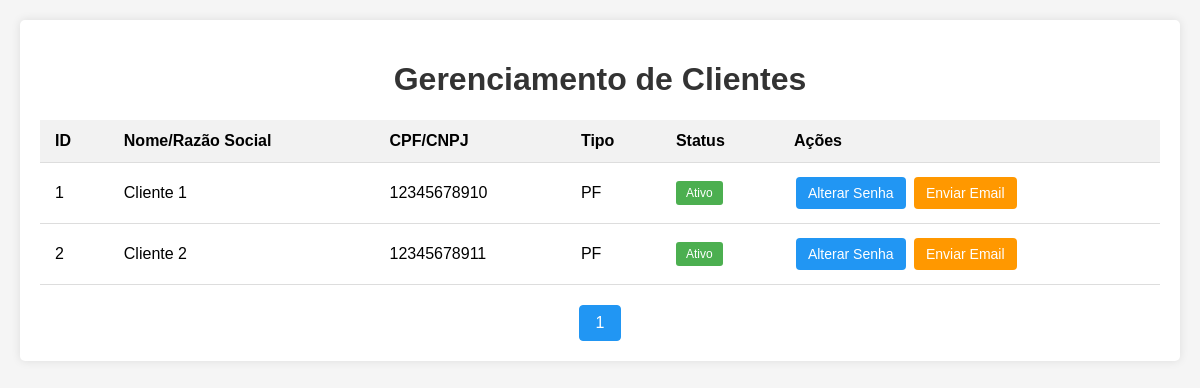
The app's page /admin/validar-cadastro.php with its own data.
### tables this page shows
CREATE TABLE IF NOT EXISTS `db_cliente` (
  `id` int NOT NULL AUTO_INCREMENT,
  `tipo` enum('PF','PJ') NOT NULL,
  `cpf_cnpj` varchar(20) NOT NULL,
  `nome_razao_social` varchar(100) NOT NULL,
  `nome_fantasia` varchar(100) DEFAULT NULL,
  `data_nascimento` date DEFAULT NULL,
  `telefone` varchar(20) DEFAULT NULL,
  `email` varchar(100) DEFAULT NULL,
  `endereco` varchar(200) DEFAULT NULL,
  `numero` varchar(10) DEFAULT NULL,
  `complemento` varchar(50) DEFAULT NULL,
  `bairro` varchar(50) DEFAULT NULL,
  `cidade` varchar(50) DEFAULT NULL,
  `estado` char(2) DEFAULT NULL,
  `cep` varchar(10) DEFAULT NULL,
  `responsavel` varchar(100) NOT NULL,
  `data_cadastro` timestamp NULL DEFAULT CURRENT_TIMESTAMP,
  PRIMARY KEY (`id`),
  UNIQUE KEY `cpf_cnpj` (`cpf_cnpj`)
);

### admin/validar-cadastro.php (the view, shortened to what this page needs)
<?php
$host = 'localhost';
$dbname = 'construtora';
$username = 'admin';
$password = 'admin';
try {
    $pdo = new PDO("mysql:host=$host;dbname=$dbname;charset=utf8", $username, $password);
    $pdo->setAttribute(PDO::ATTR_ERRMODE, PDO::ERRMODE_EXCEPTION);
} catch (PDOException $e) {
    die("Erro na conexão: " . $e->getMessage());
}
$pagina_atual = isset($_GET['pagina']) ? (int)$_GET['pagina'] : 1;
$registros_por_pagina = 10;
$offset = ($pagina_atual - 1) * $registros_por_pagina;
$total_clientes = $pdo->query("SELECT COUNT(*) FROM db_cliente")->fetchColumn();
$total_paginas = ceil($total_clientes / $registros_por_pagina);
try {
    $stmt = $pdo->prepare("SELECT c.*, u.id as usuario_id FROM db_cliente c
                         LEFT JOIN db_usuarios u ON c.id = u.cliente_id
                         ORDER BY c.nome_razao_social
                         LIMIT ? OFFSET ?");
    $stmt->bindValue(1, $registros_por_pagina, PDO::PARAM_INT);
    $stmt->bindValue(2, $offset, PDO::PARAM_INT);
    $stmt->execute();
    $clientes = $stmt->fetchAll(PDO::FETCH_ASSOC);
} catch (PDOException $e) {
    die("Erro ao buscar clientes: " . $e->getMessage());
}
?>
<!DOCTYPE html>
<html lang="pt-BR">
<head>
</head>
<body>
    <div class="container">
        <h1>Gerenciamento de Clientes</h1>
        <table>
            <thead>
                <tr>
                    <th>ID</th>
                    <th>Nome/Razão Social</th>
                    <th>CPF/CNPJ</th>
                    <th>Tipo</th>
                    <th>Status</th>
                    <th>Ações</th>
                </tr>
            </thead>
            <tbody>
                <?php foreach ($clientes as $cliente): ?>
                <tr>
                    <td><?php echo htmlspecialchars($cliente['id']); ?></td>
                    <td><?php echo htmlspecialchars($cliente['nome_razao_social']); ?></td>
                    <td><?php echo htmlspecialchars($cliente['cpf_cnpj']); ?></td>
                    <td><?php echo htmlspecialchars($cliente['tipo']); ?></td>
                    <td>
                        <span class="status <?php echo $cliente['usuario_id'] ? 'status-ativo' : 'status-inativo'; ?>">
                            <?php echo $cliente['usuario_id'] ? 'Ativo' : 'Inativo'; ?>
                        </span>
                    </td>
                    <td>
                        <button onclick="openModal(<?php echo $cliente['id']; ?>)" class="btn btn-validar">
                            <?php echo $cliente['usuario_id'] ? 'Alterar Senha' : 'Ativar Cadastro'; ?>
                        </button>
                        <?php if ($cliente['usuario_id']): ?>
                        <button onclick="openEmailModal(<?php echo $cliente['id']; ?>)" class="btn btn-email">
                            Enviar Email
                        </button>
                        <?php endif; ?>
                    </td>
                </tr>
                <?php endforeach; ?>
            </tbody>
        </table>
        <div class="paginacao">
            <?php
            $inicio = max(1, $pagina_atual - 2);
            $fim = min($total_paginas, $pagina_atual + 2);
            for ($i = $inicio; $i <= $fim; $i++): ?>
                <a href="?pagina=<?php echo $i; ?>" <?php echo $i == $pagina_atual ? 'class="active"' : ''; ?>>
                    <?php echo $i; ?>
                </a>
            <?php endfor; ?>
        </div>
    </div>
</body>
</html>

### admin/validar-cadastro.php (style rules this page uses)
body { font-family: Arial, sans-serif; margin: 0; padding: 20px; background-color: #f5f5f5; }
.container { max-width: 1200px; margin: 0 auto; background: #fff; padding: 20px; border-radius: 5px; box-shadow: 0 0 10px rgba(0,0,0,0.1); }
h1 { text-align: center; color: #333; }
table { width: 100%; border-collapse: collapse; margin-top: 20px; }
th, td { padding: 12px 15px; text-align: left; border-bottom: 1px solid #ddd; }
th { background-color: #f2f2f2; }
.btn { display: inline-block; padding: 8px 12px; color: white; text-decoration: none; border-radius: 4px; border: none; cursor: pointer; margin: 2px; font-size: 14px; }
.btn-validar { background-color: #2196F3; }
.btn-email { background-color: #ff9800; }
.status { display: inline-block; padding: 5px 10px; border-radius: 3px; font-size: 12px; }
.status-ativo { background-color: #4CAF50; color: white; }
.paginacao { display: flex; justify-content: center; margin-top: 20px; }
.paginacao a { padding: 8px 16px; margin: 0 4px; text-decoration: none; color: #2196F3; border: 1px solid #ddd; border-radius: 4px; }
.paginacao a.active { background-color: #2196F3; color: white; border: 1px solid #2196F3; }

### records on screen
db_cliente: id "1", nome_razao_social "Cliente 1", cpf_cnpj "12345678910", tipo "PF"
db_cliente: id "2", nome_razao_social "Cliente 2", cpf_cnpj "12345678911", tipo "PF"
